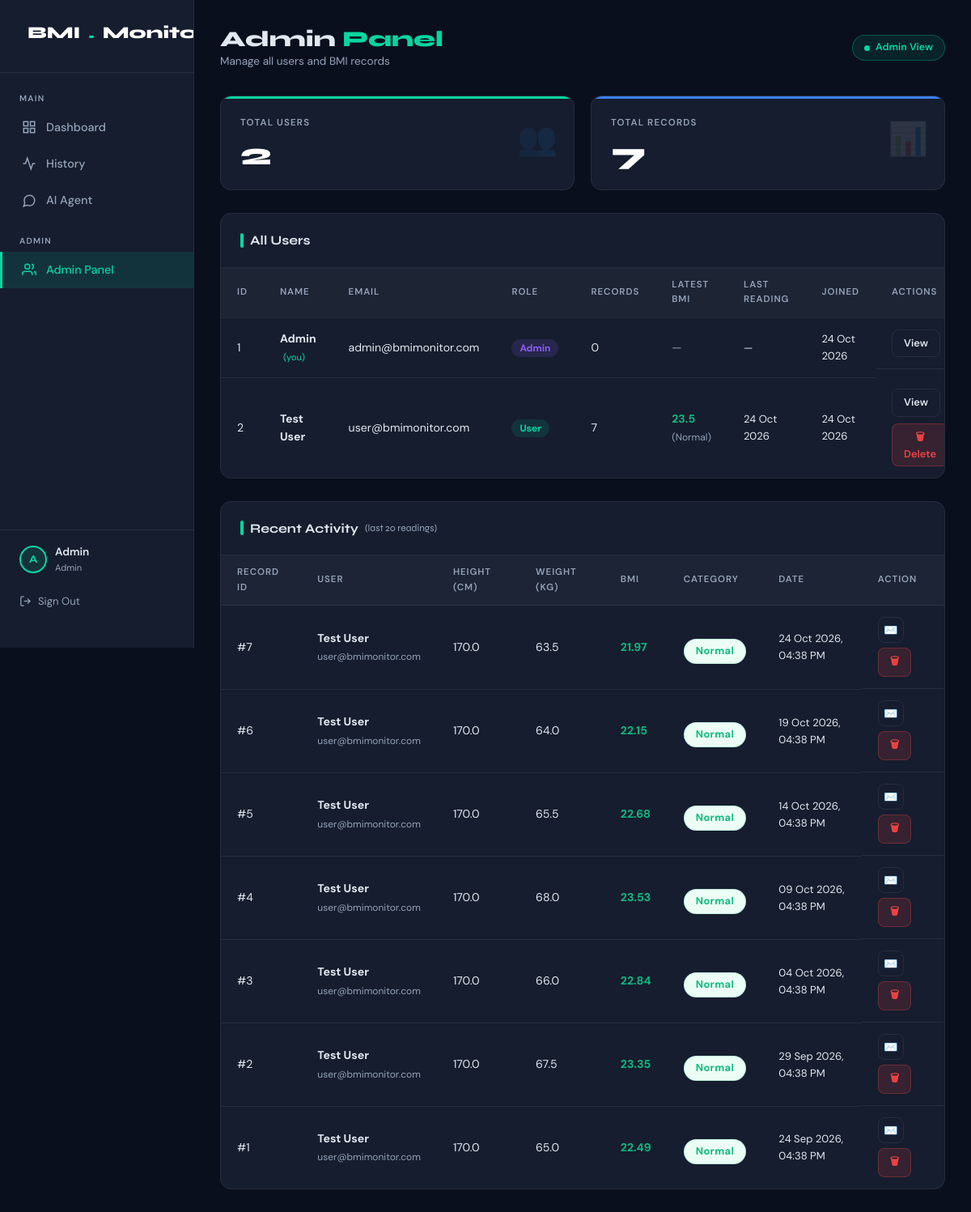
/admin/index.php (signed in), run on the app's committed database.
### tables this page shows
CREATE TABLE IF NOT EXISTS users (
    id          INT AUTO_INCREMENT PRIMARY KEY,
    name        VARCHAR(100)        NOT NULL,
    email       VARCHAR(150)        NOT NULL UNIQUE,
    password    VARCHAR(255)        NOT NULL,        
    role        ENUM('user','admin') DEFAULT 'user',
    alert_email VARCHAR(150)        NULL,           
     
    age             INT                                                     NULL,
    gender          ENUM('Male','Female')                                   NULL,
    activity_level  ENUM('Sedentary','Lightly Active','Moderately Active','Very Active') NULL,
    fitness_goal    ENUM('Lose Weight','Maintain Weight','Gain Weight')     NULL,
    created_at  TIMESTAMP           DEFAULT CURRENT_TIMESTAMP
);

CREATE TABLE IF NOT EXISTS bmi_records (
    id          INT AUTO_INCREMENT PRIMARY KEY,
    user_id     INT             NOT NULL,
    height      DECIMAL(5,2)    NOT NULL,    
    weight      DECIMAL(5,2)    NOT NULL,    
    bmi         DECIMAL(5,2)    NOT NULL,
     
     
     
    overall_recommendation  VARCHAR(100)  NULL,
    exercise_plan           VARCHAR(100)  NULL,
    diet_recommendation     VARCHAR(150)  NULL,
    recommended_calories    INT           NULL,
    protein_g_per_day       INT           NULL,
    water_l_per_day         DECIMAL(4,1)  NULL,
    sleep_hours             VARCHAR(20)   NULL,
     
     
    agent_decision          VARCHAR(20)   NULL,
    agent_summary           TEXT          NULL,
    recorded_at TIMESTAMP       DEFAULT CURRENT_TIMESTAMP,
    FOREIGN KEY (user_id) REFERENCES users(id) ON DELETE CASCADE
);

### includes/config.php (called while the page is built, shortened)
<?php
function clean(string $input): string {
    return htmlspecialchars(
        trim($input),
        ENT_QUOTES,
        'UTF-8'
    );
}
function bmi_category(float $bmi): array {
    if ($bmi < 18.5) {
        return [
            'label' => 'Underweight',
            'color' => '#3b82f6',
            'bg' => '#eff6ff'
        ];
    } elseif ($bmi < 25) {
        return [
            'label' => 'Normal',
            'color' => '#10b981',
            'bg' => '#ecfdf5'
        ];
    } elseif ($bmi < 30) {
        return [
            'label' => 'Overweight',
            'color' => '#f59e0b',
            'bg' => '#fffbeb'
        ];
    }
    return [
        'label' => 'Obese',
        'color' => '#ef4444',
        'bg' => '#fef2f2'
    ];
}

### admin/index.php (the view, shortened to what this page needs)
<?php
require_once '../includes/config.php';
$db  = get_db();
$users = $db->query(
    "SELECT u.id, u.name, u.email, u.role, u.created_at,
            COUNT(b.id)   AS record_count,
            MAX(b.bmi)    AS latest_bmi,
            MAX(b.recorded_at) AS last_reading
       FROM users u
       LEFT JOIN bmi_records b ON b.user_id = u.id
      GROUP BY u.id
      ORDER BY u.created_at DESC"
)->fetch_all(MYSQLI_ASSOC);
$total_users   = count($users);
$total_records = $db->query("SELECT COUNT(*) FROM bmi_records")->fetch_row()[0];
$recent = $db->query(
    "SELECT b.id, b.height, b.weight, b.bmi, b.recorded_at, u.name, u.email
       FROM bmi_records b
       JOIN users u ON u.id = b.user_id
      ORDER BY b.recorded_at DESC
      LIMIT 20"
)->fetch_all(MYSQLI_ASSOC);
?>
<!DOCTYPE html>
<html lang="en">
<head>
    <link rel="stylesheet" href="/bmi_monitor/assets/css/style.css">
</head>
<body>
<div class="page-wrapper">
    <?php require_once '../includes/sidebar.php'; ?>
    <main class="main-content">
        <div class="topbar">
            <div>
                <h1 class="page-title">Admin <span>Panel</span></h1>
                <p class="text-muted text-sm">Manage all users and BMI records</p>
            </div>
            <div class="live-badge">
                <span class="live-dot"></span> Admin View
            </div>
        </div>
        <div class="cards-grid" style="margin-bottom:28px;">
            <div class="stat-card" style="--accent-color:#06d6a0;">
                <div class="stat-label">Total Users</div>
                <div class="stat-value"><?= $total_users ?></div>
                <div class="stat-icon">👥</div>
            </div>
            <div class="stat-card" style="--accent-color:#3b82f6;">
                <div class="stat-label">Total Records</div>
                <div class="stat-value"><?= $total_records ?></div>
                <div class="stat-icon">📊</div>
            </div>
        </div>
        <div class="table-panel" style="margin-bottom:28px;">
            <div class="table-header">
                <p class="panel-title" style="margin-bottom:0;">All Users</p>
            </div>
            <div style="overflow-x:auto;">
            <table class="data-table">
                <thead>
                    <tr>
                        <th>ID</th>
                        <th>Name</th>
                        <th>Email</th>
                        <th>Role</th>
                        <th>Records</th>
                        <th>Latest BMI</th>
                        <th>Last Reading</th>
                        <th>Joined</th>
                        <th>Actions</th>
                    </tr>
                </thead>
                <tbody>
                <?php foreach ($users as $u):
                    $isMe = ((int)$u['id'] === (int)$_SESSION['user_id']);
                ?>
                <tr>
                    <td class="text-muted"><?= $u['id'] ?></td>
                    <td>
                        <strong><?= clean($u['name']) ?></strong>
                        <?php if ($isMe): ?>
                        <span style="font-size:0.7rem;color:#06d6a0;margin-left:4px;">(you)</span>
                        <?php endif; ?>
                    </td>
                    <td class="text-muted"><?= clean($u['email']) ?></td>
                    <td>
                        <span style="font-size:0.75rem;font-weight:700;
                                     padding:3px 10px;border-radius:999px;
                                     background:<?= $u['role']==='admin' ? 'rgba(139,92,246,0.15)' : 'rgba(6,214,160,0.12)' ?>;
                                     color:<?= $u['role']==='admin' ? '#8b5cf6' : '#06d6a0' ?>;">
                            <?= ucfirst($u['role']) ?>
                        </span>
                    </td>
                    <td><?= (int)$u['record_count'] ?></td>
                    <td>
                        <?php if ($u['latest_bmi']): ?>
                        <?php $cat = bmi_category((float)$u['latest_bmi']); ?>
                        <span style="color:<?= $cat['color'] ?>;font-weight:700;">
                            <?= number_format($u['latest_bmi'], 1) ?>
                        </span>
                        <span style="font-size:0.75rem;color:#94a3b8;">(<?= $cat['label'] ?>)</span>
                        <?php else: echo '<span class="text-muted">—</span>'; endif; ?>
                    </td>
                    <td class="text-muted" style="font-size:0.82rem;">
                        <?= $u['last_reading'] ? date('d M Y', strtotime($u['last_reading'])) : '—' ?>
                    </td>
                    <td class="text-muted" style="font-size:0.82rem;">
                        <?= date('d M Y', strtotime($u['created_at'])) ?>
                    </td>
                    <td style="display:flex;gap:8px;flex-wrap:wrap;">
                        <a href="user_records.php?uid=<?= $u['id'] ?>"
                           class="btn btn-outline btn-sm">View</a>
                        <?php if (!$isMe): ?>
                        <button class="btn btn-danger btn-sm"
                                onclick="confirmDelete('/bmi_monitor/admin/index.php?delete_user=<?= $u['id'] ?>',
                                         'Delete user <?= addslashes($u['name']) ?> and ALL their records?')">
                            🗑 Delete
                        </button>
                        <?php endif; ?>
                    </td>
                </tr>
                <?php endforeach; ?>
                </tbody>
            </table>
            </div>
        </div>
        <div class="table-panel">
            <div class="table-header">
                <p class="panel-title" style="margin-bottom:0;">Recent Activity <span style="font-size:0.75rem;color:#94a3b8;font-weight:400;">(last 20 readings)</span></p>
            </div>
            <div style="overflow-x:auto;">
            <table class="data-table">
                <thead>
                    <tr>
                        <th>Record ID</th>
                        <th>User</th>
                        <th>Height (cm)</th>
                        <th>Weight (kg)</th>
                        <th>BMI</th>
                        <th>Category</th>
                        <th>Date</th>
                        <th>Action</th>
                    </tr>
                </thead>
                <tbody>
                <?php foreach ($recent as $r):
                    $cat = bmi_category((float)$r['bmi']);
                ?>
                <tr>
                    <td class="text-muted">#<?= $r['id'] ?></td>
                    <td>
                        <strong><?= clean($r['name']) ?></strong><br>
                        <span style="font-size:0.75rem;color:#94a3b8;"><?= clean($r['email']) ?></span>
                    </td>
                    <td><?= number_format($r['height'], 1) ?></td>
                    <td><?= number_format($r['weight'], 1) ?></td>
                    <td><strong style="color:<?= $cat['color'] ?>"><?= number_format($r['bmi'], 2) ?></strong></td>
                    <td>
                        <span class="bmi-badge"
                              style="background:<?= $cat['bg'] ?>;color:<?= $cat['color'] ?>;
                                     border:1px solid <?= $cat['color'].'33' ?>;">
                            <?= $cat['label'] ?>
                        </span>
                    </td>
                    <td class="text-muted" style="font-size:0.82rem;">
                        <?= date('d M Y, h:i A', strtotime($r['recorded_at'])) ?>
                    </td>
                    <td style="display:flex;gap:6px;flex-wrap:wrap;">
                        <button class="btn btn-icon-mail js-email-btn" title="Email this record"
                                data-record-id="<?= $r['id'] ?>"
                                data-bmi="<?= number_format($r['bmi'], 1) ?>"
                                data-color="<?= $cat['color'] ?>"
                                data-category="<?= $cat['label'] ?>"
                                data-height="<?= number_format($r['height'], 1) ?>"
                                data-weight="<?= number_format($r['weight'], 1) ?>"
                                data-date="<?= date('d M Y, h:i A', strtotime($r['recorded_at'])) ?>"
                                data-person="<?= clean($r['name']) ?>"
                                data-email="<?= clean($r['email']) ?>">
                            ✉️
                        </button>
                        <button class="btn btn-danger btn-sm"
                                onclick="confirmDelete('/bmi_monitor/admin/index.php?delete_record=<?= $r['id'] ?>',
                                         'Delete this BMI record?')">
                            🗑
                        </button>
                    </td>
                </tr>
                <?php endforeach; ?>
                </tbody>
            </table>
            </div>
        </div>
    </main>
</div>
</body>
</html>

### assets/css/style.css (style rules this page uses)
:root { --navy: #0a0f1e; --navy-2: #111827; --navy-3: #1f2937; --panel: #161d2e; --border: rgba(255,255,255,0.07); --cyan: #06d6a0; --cyan-dim: rgba(6,214,160,0.12); --blue: #3b82f6; --yellow: #f59e0b; --red: #ef4444; --text: #e2e8f0; --muted: #94a3b8; --white: #ffffff; --radius: 14px; --shadow: 0 8px 32px rgba(0,0,0,0.4); --font-head: 'Syne', sans-serif; --font-body: 'DM Sans', sans-serif; --transition: all 0.25s cubic-bezier(0.4,0,0.2,1); }
*, *::before, *::after { box-sizing: border-box; margin: 0; padding: 0; }
html { scroll-behavior: smooth; }
body { font-family: var(--font-body); background: var(--navy); color: var(--text); line-height: 1.6; min-height: 100vh; font-size: 15px; }
h1,h2,h3,h4 { font-family: var(--font-head); font-weight: 700; line-height: 1.2; }
a { color: var(--cyan); text-decoration: none; transition: var(--transition); }
.page-wrapper { display: flex; min-height: 100vh; }
.main-content { flex: 1; padding: 32px; max-width: 100%; overflow-x: hidden; }
.topbar { display: flex; align-items: center; justify-content: space-between; margin-bottom: 32px; gap: 16px; flex-wrap: wrap; }
.page-title { font-size: 1.7rem; font-weight: 800; }
.page-title span { color: var(--cyan); }
.live-badge { display: flex; align-items: center; gap: 7px; background: rgba(6,214,160,0.1); border: 1px solid rgba(6,214,160,0.3); border-radius: 999px; padding: 5px 14px; font-size: 0.78rem; font-weight: 600; color: var(--cyan); }
.live-dot { width: 7px; height: 7px; border-radius: 50%; background: var(--cyan); animation: pulse 1.5s infinite; }
.cards-grid { display: grid; grid-template-columns: repeat(auto-fit, minmax(200px, 1fr)); gap: 20px; margin-bottom: 28px; }
.stat-card { background: var(--panel); border: 1px solid var(--border); border-radius: var(--radius); padding: 24px; position: relative; overflow: hidden; transition: var(--transition); }
.stat-card::before { content: ''; position: absolute; top: 0; left: 0; right: 0; height: 3px; background: var(--accent-color, var(--cyan)); border-radius: var(--radius) var(--radius) 0 0; }
.stat-label { font-size: 0.72rem; font-weight: 600; letter-spacing: 0.1em; text-transform: uppercase; color: var(--muted); margin-bottom: 10px; }
.stat-value { font-family: var(--font-head); font-size: 2.4rem; font-weight: 800; color: var(--white); line-height: 1; }
.stat-icon { position: absolute; top: 20px; right: 20px; opacity: 0.1; font-size: 2.5rem; }
.bmi-badge { display: inline-flex; align-items: center; gap: 6px; border-radius: 999px; padding: 4px 14px; font-size: 0.8rem; font-weight: 700; margin-top: 10px; letter-spacing: 0.03em; }
.panel-title { font-family: var(--font-head); font-size: 1rem; font-weight: 700; margin-bottom: 20px; color: var(--text); display: flex; align-items: center; gap: 8px; }
.panel-title::before { content: ''; display: inline-block; width: 4px; height: 18px; background: var(--cyan); border-radius: 2px; }
.table-panel { background: var(--panel); border: 1px solid var(--border); border-radius: var(--radius); overflow: hidden; margin-bottom: 28px; }
.table-header { display: flex; align-items: center; justify-content: space-between; padding: 20px 24px; border-bottom: 1px solid var(--border); }
.data-table { width: 100%; border-collapse: collapse; font-size: 0.88rem; }
.data-table th { background: rgba(255,255,255,0.03); padding: 12px 20px; text-align: left; font-size: 0.72rem; font-weight: 600; letter-spacing: 0.08em; text-transform: uppercase; color: var(--muted); border-bottom: 1px solid var(--border); }
.data-table td { padding: 14px 20px; border-bottom: 1px solid var(--border); color: var(--text); }
.data-table tr:last-child td { border-bottom: none; }
.btn { display: inline-flex; align-items: center; gap: 8px; padding: 10px 20px; border-radius: 8px; font-family: var(--font-body); font-size: 0.88rem; font-weight: 600; cursor: pointer; border: none; transition: var(--transition); text-decoration: none; }
.btn-outline { background: transparent; border: 1px solid var(--border); color: var(--text); }
.btn-danger { background: rgba(239,68,68,0.15); color: #ef4444; border: 1px solid rgba(239,68,68,0.3); }
.btn-sm { padding: 6px 14px; font-size: 0.8rem; }
.text-muted { color: var(--muted); }
.text-sm { font-size: 0.85rem; }
.btn-icon-mail { background: transparent; border: 1px solid var(--border); color: var(--muted); width: 32px; height: 32px; padding: 0; border-radius: 8px; display: inline-flex; align-items: center; justify-content: center; }

### data on the page
users: id "1", name "Admin", shows "(you)", email "admin@bmimonitor.com", role "Admin", record_count "0", created_at "24 Oct 2026"
users: id "2", name "Test User", email "user@bmimonitor.com", role "User", record_count "7", latest_bmi "23.5", label "Normal", last_reading "24 Oct 2026", created_at "24 Oct 2026"
bmi_records: id "7", user.name "Test User", user.email "user@bmimonitor.com", height "170.0", weight "63.5", bmi "21.97", bmi "Normal", recorded_at "24 Oct 2026, 04:38 PM"
bmi_records: id "6", user.name "Test User", user.email "user@bmimonitor.com", height "170.0", weight "64.0", bmi "22.15", bmi "Normal", recorded_at "19 Oct 2026, 04:38 PM"
bmi_records: id "5", user.name "Test User", user.email "user@bmimonitor.com", height "170.0", weight "65.5", bmi "22.68", bmi "Normal", recorded_at "14 Oct 2026, 04:38 PM"
bmi_records: id "4", user.name "Test User", user.email "user@bmimonitor.com", height "170.0", weight "68.0", bmi "23.53", bmi "Normal", recorded_at "09 Oct 2026, 04:38 PM"
bmi_records: id "3", user.name "Test User", user.email "user@bmimonitor.com", height "170.0", weight "66.0", bmi "22.84", bmi "Normal", recorded_at "04 Oct 2026, 04:38 PM"
bmi_records: id "2", user.name "Test User", user.email "user@bmimonitor.com", height "170.0", weight "67.5", bmi "23.35", bmi "Normal", recorded_at "29 Sep 2026, 04:38 PM"
bmi_records: id "1", user.name "Test User", user.email "user@bmimonitor.com", height "170.0", weight "65.0", bmi "22.49", bmi "Normal", recorded_at "24 Sep 2026, 04:38 PM"

### other printed values
$initials "A"
$_SESSION['name'] "Admin"
$_SESSION['role'] "Admin"
$total_users "2"
$total_records "7"
